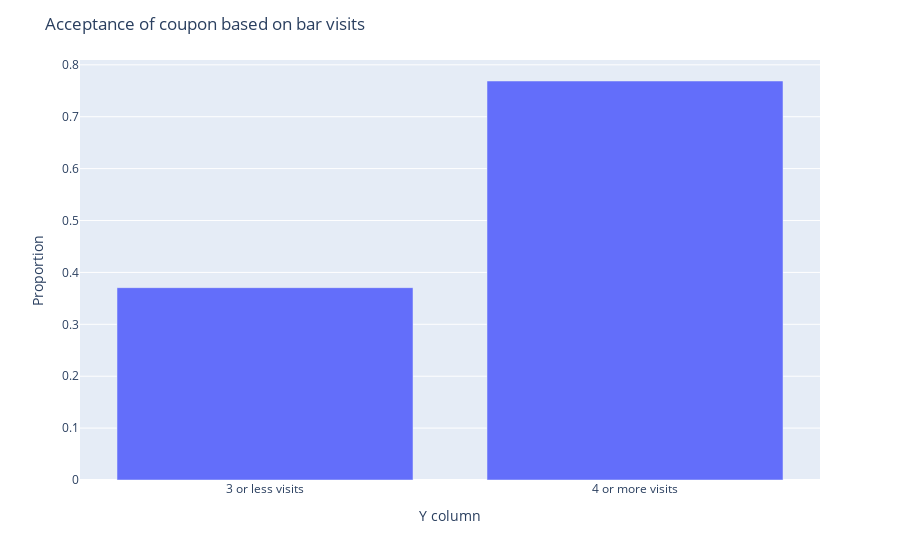

This figure's notebook cell:
### Code cell
# based on above values, we pick index with value 1 for both the above data frames because this represents coupon acceptance
# print bar chart for list of values update x axis lable and title in plotly
fig = px.bar(y=[
                bar_data.query('bar_category == 1')["Y"].value_counts(normalize=True).sort_index().values[1],
                bar_data.query('bar_category == 2')["Y"].value_counts(normalize=True).sort_index().values[1]
                ])
fig.update_layout(title_text='Acceptance of coupon based on bar visits', xaxis_title='Y column', yaxis_title='Proportion')
fig.update_xaxes(tickvals = [0, 1], ticktext=['3 or less visits', '4 or more visits'])
fig.show()

# Answer: The acceptance rate of the coupon is higher for people who have visited 4 or more bars (by 76.88%) than people who have visited 3 or less bars (by 37.06%)

### Figure 1 — Plotly figure (JSON) as saved in the notebook; plotly's stock layout.template omitted (floating-point values rounded to 4 significant figures)
{"data": [{"alignmentgroup": "True", "hovertemplate": "x=%{x}<br>y=%{y}<extra></extra>", "legendgroup": "", "marker": {"color": "#636efa", "pattern": {"shape": ""}}, "name": "", "offsetgroup": "", "orientation": "v", "showlegend": false, "textposition": "auto", "type": "bar", "x": [0, 1], "xaxis": "x", "y": [0.3706, 0.7688], "yaxis": "y"}], "layout": {"barmode": "relative", "legend": {"tracegroupgap": 0}, "margin": {"t": 60}, "title": {"text": "Acceptance of coupon based on bar visits"}, "xaxis": {"anchor": "y", "domain": [0, 1], "ticktext": ["3 or less visits", "4 or more visits"], "tickvals": [0, 1], "title": {"text": "Y column"}}, "yaxis": {"anchor": "x", "domain": [0, 1], "title": {"text": "Proportion"}}}}
